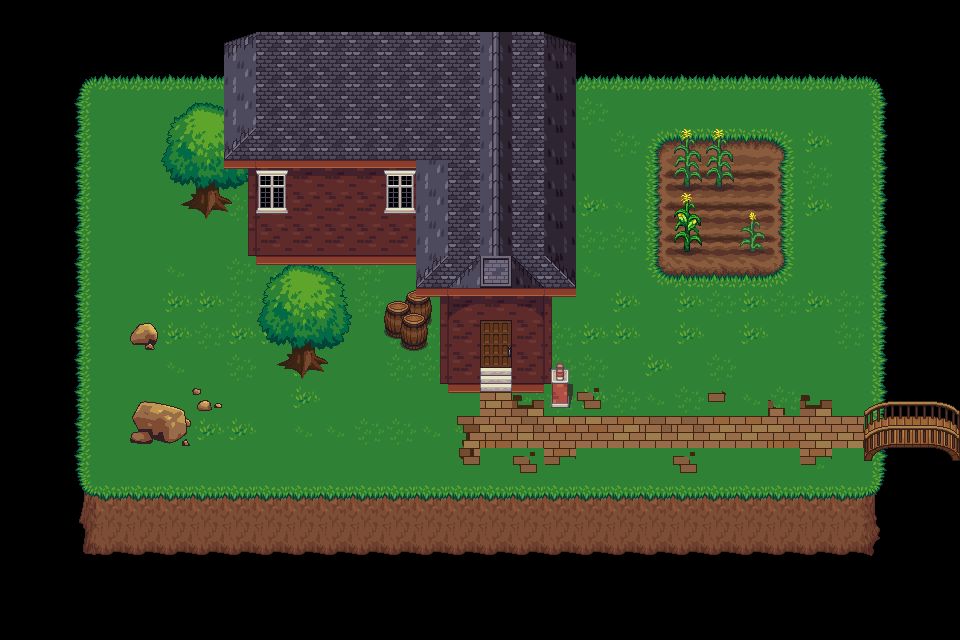

Tiled map render using the project's own tile images. Description and the map definition, with tile-layer contents summarised, below:
An orthogonal 30x20 tile map with 32x32 px tiles, 5 tile layers (Dirt, Grass, TownFeatures, GuildHall, ...), 2 tilesets.

<map version="1.0" orientation="orthogonal" width="30" height="20" tilewidth="32" tileheight="32">
 <tileset firstgid="1" name="terrain_atlas" tilewidth="32" tileheight="32">
  <image source="../tilesets/terrain_atlas.png" trans="ffffff" width="1024" height="1024" />
 </tileset>
 <tileset firstgid="1025" source="../tilesets/base_out_atlas.tsx" />
 <layer name="Dirt" width="30" height="20">
  <data>[600 cells, 111 non-empty, 13 distinct tile ids]</data>
 </layer>
 <layer name="Grass" width="30" height="20">
  <data>[600 cells, 364 non-empty, 21 distinct tile ids]</data>
 </layer>
 <layer name="TownFeatures" width="30" height="20">
  <data>[600 cells, 75 non-empty, 49 distinct tile ids]</data>
 </layer>
 <layer name="GuildHall" width="30" height="20">
  <data>[600 cells, 106 non-empty, 32 distinct tile ids]</data>
 </layer>
 <layer name="GuildHallFeatures" width="30" height="20">
  <data>[600 cells, 8 non-empty, 6 distinct tile ids]</data>
 </layer>
</map>
